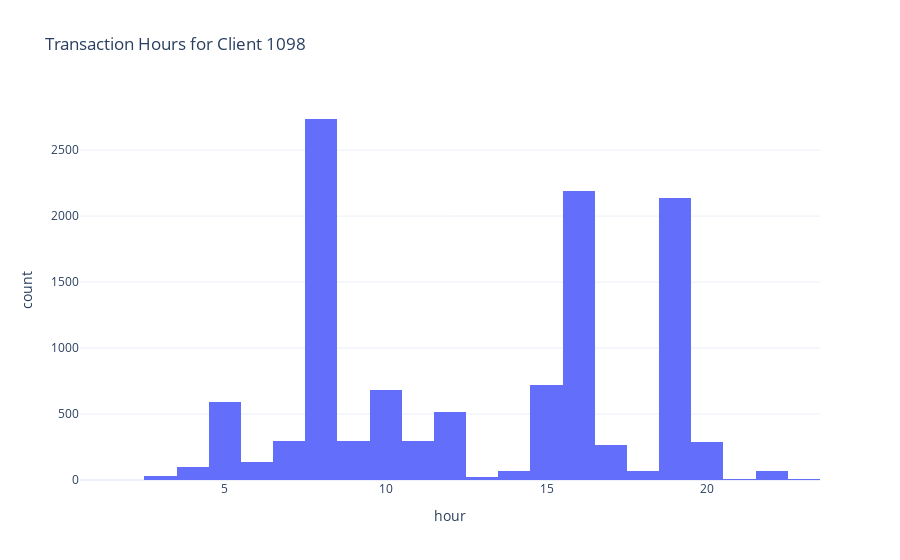

Notebook source saved alongside this figure:
### Code cell
client_hour = merged_df_small[merged_df_small['client_id']==1098]['hour']
fig = px.histogram(client_hour, x='hour', nbins=24, title='Transaction Hours for Client 1098')
fig.update_layout(template='plotly_white')
fig.show()

### Figure 1 — Plotly figure (JSON) as saved in the notebook; plotly's stock layout.template omitted (floating-point values rounded to 4 significant figures; data arrays with more than 128 entries replaced by an {"elided": "..."} marker saying what was removed)
{"data": [{"bingroup": "x", "hovertemplate": "hour=%{x}<br>count=%{y}<extra></extra>", "legendgroup": "", "marker": {"color": "#636efa", "pattern": {"shape": ""}}, "name": "", "nbinsx": 24, "orientation": "v", "showlegend": false, "type": "histogram", "x": {"elided": "11521 int values"}, "xaxis": "x", "yaxis": "y"}], "layout": {"barmode": "relative", "legend": {"tracegroupgap": 0}, "title": {"text": "Transaction Hours for Client 1098"}, "xaxis": {"anchor": "y", "domain": [0, 1], "title": {"text": "hour"}}, "yaxis": {"anchor": "x", "domain": [0, 1], "title": {"text": "count"}}}}
